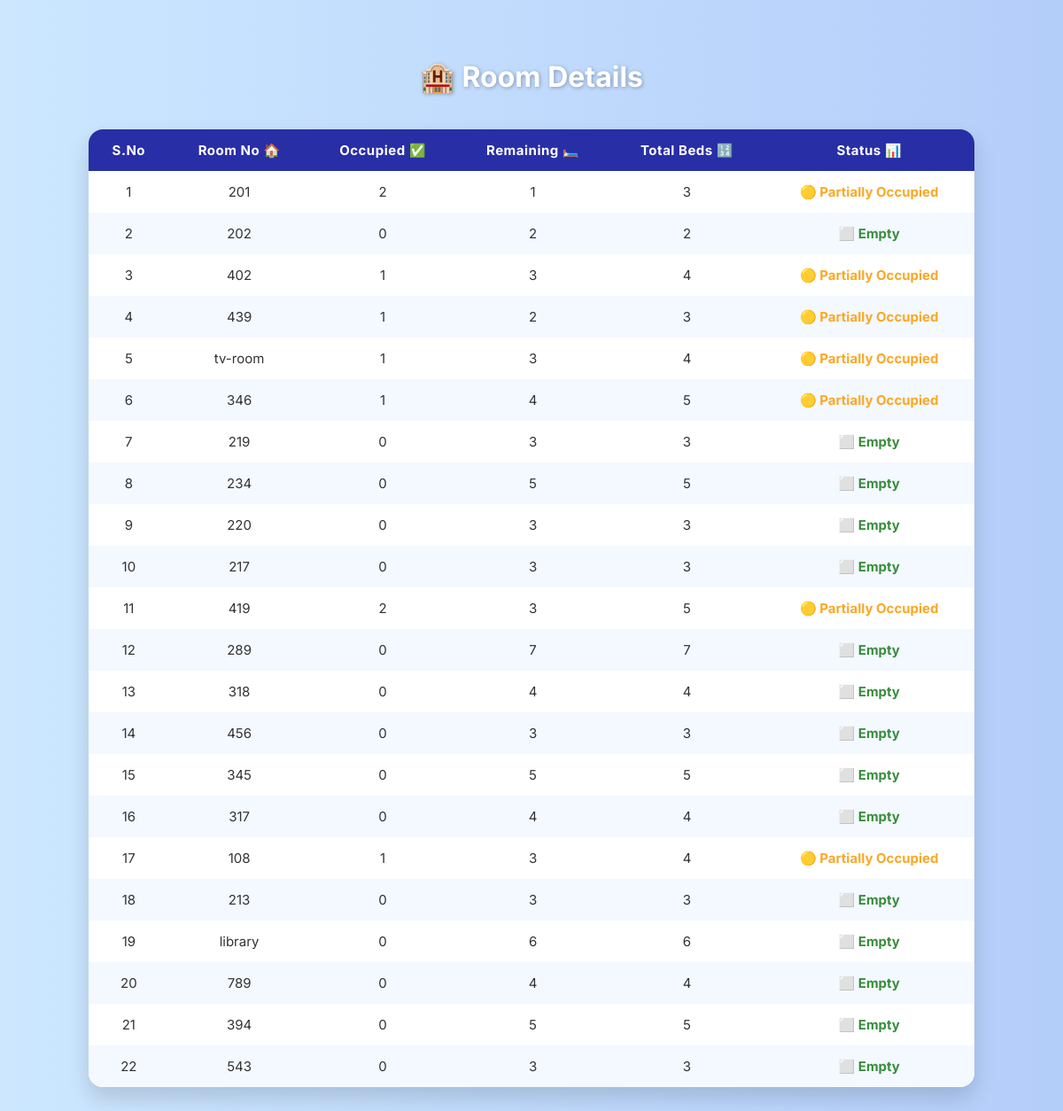
Screenshot of /view-rooms/ with the database file from the repository.
### chandana/models.py (models this page shows, shortened)
class rooms(models.Model):
    roomno=models.CharField(max_length=10,unique=True)
    totalbeds=models.IntegerField()
    @property
    def occupied(self):
        return RoomAllocation.objects.filter(room=self).count()
    @property
    def remaining_beds(self):
        return self.totalbeds - self.occupied

class RoomAllocation(models.Model):
    student = models.OneToOneField(student, on_delete=models.CASCADE)
    room = models.ForeignKey(rooms, on_delete=models.CASCADE)
    allocated_on = models.DateTimeField(auto_now_add=True)

### chandana/views.py (the view)
# urls.py: path('view-rooms/', views.view_rooms, name='view_rooms'),
def view_rooms(request):
    all_rooms = rooms.objects.all()
    room_data = [{
        'sno': idx + 1,
        'roomno': room.roomno,
        'occupied': room.occupied,
        'remaining': room.remaining_beds,
        'total': room.totalbeds
    } for idx, room in enumerate(all_rooms)]
    return render(request, 'view_rooms.html', {'rooms': room_data})

### chandana/templates/view_rooms.html (shortened to what this page needs)
{%load static%}
<!DOCTYPE html>
<html lang="en">
<head>
</head>
<body>
  <h2>Room Details</h2>
  <table>
    <thead>
      <tr>
        <th>S.No</th>
        <th>Room No 🏠</th>
        <th>Occupied ✅</th>
        <th>Remaining 🛏️</th>
        <th>Total Beds 🔢</th>
        <th>Status 📊</th>
      </tr>
    </thead>
    <tbody>
      {% for room in rooms %}
      <tr>
        <td>{{ room.sno }}</td>
        <td>{{ room.roomno }}</td>
        <td>{{ room.occupied }}</td>
        <td>{{ room.remaining }}</td>
        <td>{{ room.total }}</td>
        <td>
          {% if room.remaining == 0 %}
            <span class="status-occupied">✅ Fully Occupied</span>
          {% elif room.occupied == 0 %}
            <span class="status-empty">⬜ Empty</span>
          {% else %}
            <span class="status-partial">🟡 Partially Occupied</span>
          {% endif %}
        </td>
      </tr>
      {% endfor %}
    </tbody>
  </table>
</body>
</html>

### chandana/templates/view_rooms.html (style rules this page uses)
* { box-sizing: border-box; }
body { font-family: 'Inter', sans-serif; background: linear-gradient(to right, #cce7ff, #b4cefa); padding: 40px; margin: 0; min-height: 100vh; }
h2 { text-align: center; font-size: 32px; color: white; margin-bottom: 40px; text-shadow: 1px 1px 4px rgba(0, 0, 0, 0.3); }
h2::before { content: "🏨 "; }
table { width: 90%; max-width: 1000px; margin: 0 auto; border-collapse: collapse; border-radius: 16px; overflow: hidden; background-color: white; box-shadow: 0 12px 24px rgba(0, 0, 0, 0.15); animation: fadeIn 0.6s ease; }
th, td { padding: 14px 18px; text-align: center; font-size: 15px; }
th { background-color: #282ea5; color: white; letter-spacing: 0.5px; }
td { color: #333; }
tr:nth-child(even) { background-color: #f4f8ff; }
.status-partial { color: #f9a825; font-weight: bold; }
.status-empty { color: #388e3c; font-weight: bold; }

### rows the page displays
rooms: sno "1", roomno "201", occupied "2", remaining "1", total "3", shows "🟡 Partially Occupied"
rooms: sno "2", roomno "202", occupied "0", remaining "2", total "2", shows "⬜ Empty"
rooms: roomno "402"
rooms: roomno "439"
RoomAllocation: sno "5", roomno "tv-room", occupied "1", remaining "3", total "4", shows "🟡 Partially Occupied"
rooms: roomno "346"
rooms: sno "7", roomno "219", occupied "0", remaining "3", total "3", shows "⬜ Empty"
rooms: sno "8", roomno "234", occupied "0", remaining "5", total "5", shows "⬜ Empty"
rooms: sno "9", roomno "220", occupied "0", remaining "3", total "3", shows "⬜ Empty"
rooms: sno "10", roomno "217", occupied "0", remaining "3", total "3", shows "⬜ Empty"
rooms: roomno "419"
rooms: sno "12", roomno "289", occupied "0", remaining "7", total "7", shows "⬜ Empty"
rooms: sno "13", roomno "318", occupied "0", remaining "4", total "4", shows "⬜ Empty"
rooms: sno "14", roomno "456", occupied "0", remaining "3", total "3", shows "⬜ Empty"
rooms: sno "15", roomno "345", occupied "0", remaining "5", total "5", shows "⬜ Empty"
rooms: sno "16", roomno "317", occupied "0", remaining "4", total "4", shows "⬜ Empty"
rooms: roomno "108"
rooms: sno "18", roomno "213", occupied "0", remaining "3", total "3", shows "⬜ Empty"
rooms: sno "19", roomno "library", occupied "0", remaining "6", total "6", shows "⬜ Empty"
rooms: sno "20", roomno "789", occupied "0", remaining "4", total "4", shows "⬜ Empty"
rooms: sno "21", roomno "394", occupied "0", remaining "5", total "5", shows "⬜ Empty"
rooms: sno "22", roomno "543", occupied "0", remaining "3", total "3", shows "⬜ Empty"

### other values shown
{{ room.sno }} "3" "4" "6" "11" "17"
{{ room.occupied }} "1" "1" "1" "2" "1"
{{ room.remaining }} "3" "2" "4" "3" "3"
{{ room.total }} "4" "3" "5" "5" "4"
